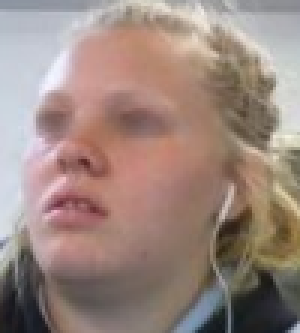
#> input picture Model/mini_dataset/disengaged.png, 100 x 111 px, given in place of ballon_resized.png, which was not available (shown 3 times larger)
$ jupyter execute --allow-errors Dana_test_DEPRECATED.ipynb   (older library calls are emulated)   (text cells are left out)
#> lines starting #> are read from the running program, lines starting #| are printed output that depends on the picture; pictures that were not available may be replaced by others from this repository, and a replacement may not be noted
### Model/code/VGG_model.py
from __future__ import division, absolute_import
import numpy as np
from VGG_dataset_loader import DatasetLoader
import tflearn
from tflearn.layers.core import input_data, dropout, fully_connected
from tflearn.layers.conv import conv_2d, max_pool_2d
from tflearn.layers.normalization import local_response_normalization
from tflearn.layers.estimator import regression
from VGG_const import *
from os.path import isfile, join
import sys

class EmotionRecognition:

  def __init__(self):
    self.dataset = DatasetLoader()
    # self.model = None (added for clarity ~ Bryan)
    # self.lr =lr
  # [62 lines left out: function build_network, not called in this run]

  def load_saved_dataset(self):
    self.dataset.load_from_save()
    print('[+] Dataset found and loaded')

  # [33 lines left out: functions start_training, predict, not called in this run]

  def save_model(self):
    self.model.save(join(SAVE_DIRECTORY, SAVE_MODEL_FILENAME_TF))
    print('[+] Model trained and saved at ' + SAVE_MODEL_FILENAME_TF)

  # [25 lines left out: function load_model, not called in this run]

    # [7 lines of commented-out code are left out]

def show_usage():
  # I din't want to have more dependecies
  print('You can select train or test as input')

# [13 lines that do not run on import are left out]

### Model/Dana_test_DEPRECATED.ipynb
[cell 1]
#!conda install tflearn
#!conda install pip
#!pip install tflearn

[cell 2]
import tensorflow as tf
import imp  # to reload modules
import tflearn
import cv2
import numpy as np
from matplotlib import pyplot as plt
import matplotlib

from PIL import Image
from IPython.display import display
import pandas as pd
import os

# mongoDB
import pymongo
from pymongo import MongoClient

[cell 3]
# mongo client
client = MongoClient('mongodb+srv://dana7k:EHYxKq3uBxyZzPrP@engagement.pouvh.mongodb.net/engagement?retryWrites=true&w=majority')

[cell 4]
# get database
db = client.engagement
db

[cell 5]
# list existing collections
db.list_collection_names()

[cell 6]
# get a handle to a collection
collection = db.pictures
collection

[cell 7]
# examine a single record
collection.find_one()

[cell 8]
collection.count_documents({})

[cell 9]
# a helper method to query from mongoDB
def get_mongoDB_query_as_df(collection, query):
    cursor = collection.find(query)
    # Expand the cursor and construct the DataFrame
    df =  pd.DataFrame(list(cursor))
    df = df.drop_duplicates(subset=['picture'])
    return df

[cell 10]
query = {"user_id": "casey"}
df_casey = get_mongoDB_query_as_df(collection, query)
df_casey

[cell 11]
query = {"user_id": "alexandra"}
df_alexandra = get_mongoDB_query_as_df(collection, query)
df_alexandra

#> (a cell that did not finish here is left out)

#> (a cell that did not finish here is left out)

#> (a cell that did not finish here is left out)

#> (a cell that did not finish here is left out)

[cell 16]
# save to csv
#df_alexandra.to_csv("alexandra_labeling.csv")
#df_casey.to_csv("casey_labeling.csv")
#result.to_csv("merged_labeling.csv")

[cell 17]
import sys
sys.path.insert(0, './code/') # we need this to import the vgg module
import VGG_model as vgg

[cell 18]
# reload module after changes
imp.reload(vgg)

[cell 19]
# this doesn't work for us
# er.dataset.load_from_save()

#> (a cell that did not finish here is left out)

#> (a cell that did not finish here is left out)

#> (a cell that did not finish here is left out)

[cell 23]
# get the names of the model layers
tflearn.variables.get_all_variables()
#> (this line was passed over: tflearn is not available in this run)

#> (a cell that did not finish here is left out)

[cell 25]
# single image example
filename = 'ballon_resized.png'
image_example = cv2.imread(filename, cv2.IMREAD_GRAYSCALE).astype(np.float32) / 255.0
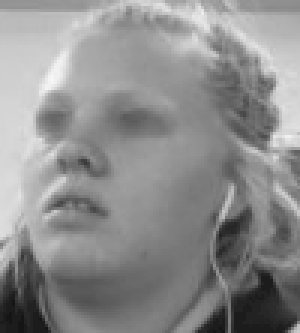
#> image_example: shape (111, 100) float32 (shown 3 times larger); min 0.0824, max 0.969, mean 0.553
print(image_example.shape)
#| (111, 100)
# normalization
#image_example -= image_example.mean()
#image_example /= image_example.std()
image_example

[cell 26]
data = np.array([image_example])
data = data.astype('float32')
data

#> (a cell that did not finish here is left out)

[cell 28]
p = "/path/im.jpg"
p.split(".")[-1]

[cell 29]
def load_and_process_dataset(path = './dataset/',save_path = './resized_dataset/'):
    stream = os.listdir(path)
    dataset = []
    names = []
    for file in stream:
        # TODO: add support for other formats if needed
        if file.split(".")[-1] in {'jpg', 'png'}:
            img = crop_and_resize_image(file, path, save_path)
            sample = np.array( img, dtype=np.float32)
            # normalization, from the paper: "For all the models, every sample of the ER dataset is
            # normalized so that it has a zero mean and a norm equal to 100.0
            # sample -= sample.mean()
            # sample = sample / 100
            print(sample)
            dataset.append(sample)
            names.append(file)
    df = pd.DataFrame({'data_sample': dataset,  'name': names})
    return df

[cell 30]
def crop_and_resize_image(name, path = './dataset/',save_path = './resized_dataset/', left = 0, top = 0,
                          right = 1, bottom = 1, resize_h = 48, resize_w = 48, format_ = 'PNG', verbose = True):
    # Size of the image in pixels (size of orginal image)
#> called with name = 'disengaged.png', path = './dataset/', save_path = './resized_dataset/', left = 0, top = 0, right = 1, bottom = 1, resize_h = 48
    item = path + name
    if verbose:
        print("Processing item:", item)
    im = Image.open(item).convert('L')
    width, height = im.size
#> width = 100; height = 111
    # Setting the points for cropped image
    left_ = left * width
#> left_ = 0
    top_ = top * height
#> top_ = 0
    right_ =  right * width
#> right_ = 100
    bottom_ = bottom * height
#> bottom_ = 111

    # Cropped image of above dimension
    # (It will not change orginal image)
    im1 = im.crop((left_, top_, right_, bottom_))

    im1 = im1.resize((resize_h,resize_w), Image.ANTIALIAS)
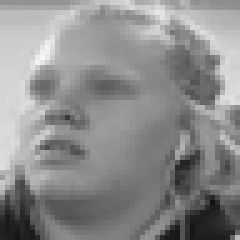
#> im1: PIL image 48x48 L (shown 5 times larger); min 19, max 246, mean 140
    im1.save(save_path + name.split(".")[0] + '_resized.png', format_, quality=90)

    return im1

[cell 31]
data = load_and_process_dataset()
#> (printed output is left out)
#> in load_and_process_dataset, `df = pd.DataFrame({'data_sample': dataset,  'name': names})`: df = table of 1 rows and 2 columns
#> data = table of 1 rows and 2 columns
data.shape
data
#> Out = table of 1 rows and 2 columns

#> (a cell that did not finish here is left out)

[cell 33]
## testing their disengaged images

[cell 34]
data = load_and_process_dataset(path = './mini_dataset/', save_path = './mini_dataset_resized/')
#> (printed output is left out)
#> pass 2 of the loop in load_and_process_dataset, `for file in stream:`:
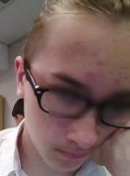
#> input picture Model/mini_dataset/disengaged2.png, 130 x 176 px
#> in crop_and_resize_image (call 3), `im = Image.open(item).convert('L')`:
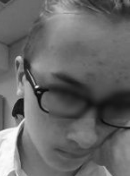
#> im: PIL image 130x176 L; min 9, max 254, mean 103.6
#> in crop_and_resize_image (call 3), `im1 = im1.resize((resize_h,resize_w), Image.ANTIALIAS)`:
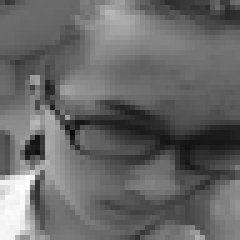
#> im1: PIL image 48x48 L (shown 5 times larger); min 5, max 255, mean 103.6
#> (printed output is left out)
#> pass 3 of the loop in load_and_process_dataset, `for file in stream:`:
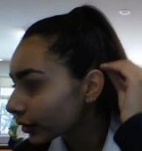
#> input picture Model/mini_dataset/disengaged3.png, 142 x 151 px
#> in crop_and_resize_image (call 4), `im = Image.open(item).convert('L')`:
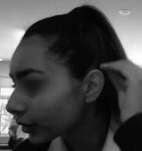
#> im: PIL image 142x151 L; min 1, max 255, mean 71.3
#> in crop_and_resize_image (call 4), `im1 = im1.resize((resize_h,resize_w), Image.ANTIALIAS)`:
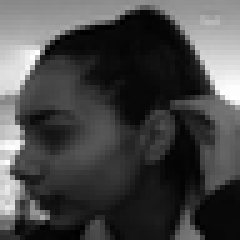
#> im1: PIL image 48x48 L (shown 5 times larger); min 0, max 255, mean 71.3
#> (printed output is left out)
#> data = table of 3 rows and 2 columns
data.shape
data
#> Out = table of 3 rows and 2 columns
